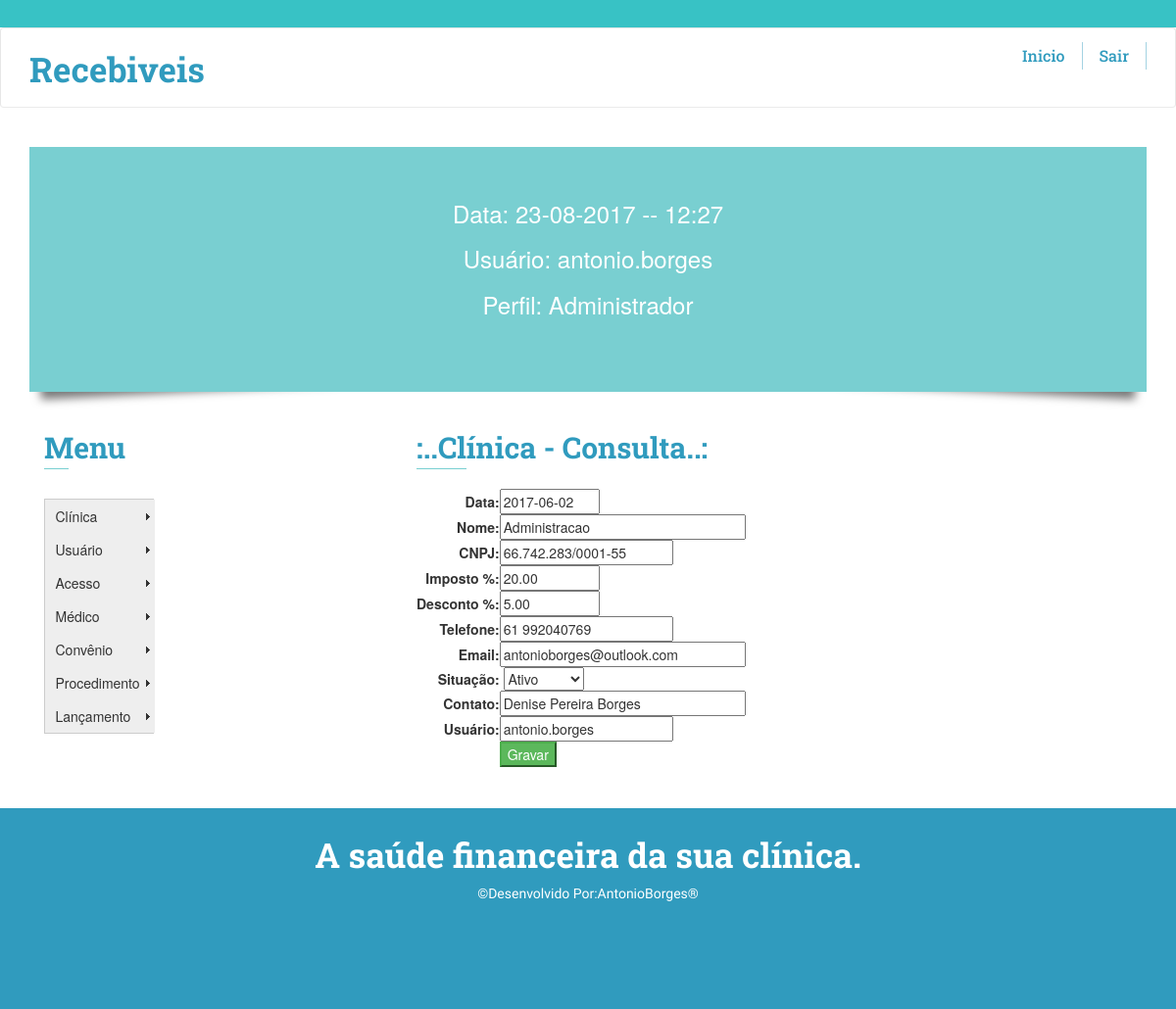
Page /administrativo/Adm_Clinica03.php?id_clin=1 (signed in) on the committed database.
### tables this page shows
CREATE TABLE IF NOT EXISTS `acesso` (
  `id_ace` int(11) NOT NULL AUTO_INCREMENT,
  `usu_data` date NOT NULL,
  `usu_id` int(5) NOT NULL,
  `login` varchar(20) NOT NULL,
  `senha` varchar(20) NOT NULL,
  `perfil_id` int(2) NOT NULL,
  `situacao_ace` int(2) NOT NULL,
  `cadastrador_ace` varchar(40) NOT NULL,
  PRIMARY KEY (`id_ace`),
  UNIQUE KEY `login` (`login`),
  KEY `usu_id` (`usu_id`),
  KEY `perfil_id` (`perfil_id`),
  KEY `situacao_ace` (`situacao_ace`)
);

CREATE TABLE IF NOT EXISTS `perfil` (
  `id_pf` int(11) NOT NULL AUTO_INCREMENT,
  `nome_pf` varchar(40) NOT NULL,
  PRIMARY KEY (`id_pf`)
);

CREATE TABLE IF NOT EXISTS `clinica` (
  `id_clin` int(11) NOT NULL AUTO_INCREMENT,
  `data_clin` date NOT NULL,
  `nome_clin` varchar(255) NOT NULL,
  `cnpj_clin` varchar(40) NOT NULL,
  `imposto_clin` decimal(10,2) DEFAULT NULL,
  `desconto_clin` decimal(10,2) DEFAULT NULL,
  `fone_clin` varchar(40) NOT NULL,
  `email_clin` varchar(255) NOT NULL,
  `situacao_clin` int(2) NOT NULL,
  `contato_clin` varchar(255) NOT NULL,
  `cadastrador_clin` varchar(40) NOT NULL,
  PRIMARY KEY (`id_clin`),
  KEY `situacao_clin` (`situacao_clin`)
);

CREATE TABLE IF NOT EXISTS `situacao` (
  `id_situa` int(11) NOT NULL AUTO_INCREMENT,
  `tipo_situa` varchar(40) NOT NULL,
  PRIMARY KEY (`id_situa`)
);

### administrativo/Adm_Clinica03.php (the view, shortened to what this page needs)
<?php require_once('../Connections/rec01.php'); ?>
<?php
$logoutAction = $_SERVER['PHP_SELF']."?doLogout=true";
if ((isset($_SERVER['QUERY_STRING'])) && ($_SERVER['QUERY_STRING'] != "")){
  $logoutAction .="&". htmlentities($_SERVER['QUERY_STRING']);
}
?>
<?php
if (!function_exists("GetSQLValueString")) {
function GetSQLValueString($theValue, $theType, $theDefinedValue = "", $theNotDefinedValue = "")
{
  $theValue = function_exists("mysql_real_escape_string") ? mysql_real_escape_string($theValue) : mysql_escape_string($theValue);
  switch ($theType) {
    case "long":
    case "int":
      $theValue = ($theValue != "") ? intval($theValue) : "NULL";
      break;
  }
  return $theValue;
}
}
$editFormAction = $_SERVER['PHP_SELF'];
if (isset($_SERVER['QUERY_STRING'])) {
  $editFormAction .= "?" . htmlentities($_SERVER['QUERY_STRING']);
}
$colname_cs_clinicas = "-1";
if (isset($_GET['id_clin'])) {
  $colname_cs_clinicas = $_GET['id_clin'];
}
$query_cs_clinicas = sprintf("SELECT id_clin, data_clin, nome_clin, cnpj_clin, imposto_clin, desconto_clin, fone_clin, email_clin, situacao_clin, contato_clin, cadastrador_clin FROM clinica WHERE id_clin = %s", GetSQLValueString($colname_cs_clinicas, "int"));
$cs_clinicas = mysql_query($query_cs_clinicas, $rec01) or die(mysql_error());
$row_cs_clinicas = mysql_fetch_assoc($cs_clinicas);
$query_cs_situacao = "SELECT id_situa, tipo_situa FROM situacao";
$cs_situacao = mysql_query($query_cs_situacao, $rec01) or die(mysql_error());
$row_cs_situacao = mysql_fetch_assoc($cs_situacao);
?>
<!doctype html>
<html>
<head>
		<link href="../css/owl.carousel.css" rel="stylesheet">
        <link href="../css/bootstrap.min.css" rel="stylesheet" type="text/css">
        <link href="../css/style.css" rel="stylesheet" type="text/css"/>
        <link href="../SpryAssets/SpryValidationTextField.css" rel="stylesheet" type="text/css">
        <link href="../SpryAssets/SpryValidationSelect.css" rel="stylesheet" type="text/css">
        <link href="../SpryAssets/SpryValidationTextField.css" rel="stylesheet" type="text/css">
        <link href="../SpryAssets/SpryValidationSelect.css" rel="stylesheet" type="text/css">
	</head>
	<body>
		<div class="header" id="home">
			<div class="header-top">
			</div>
			<div class="header_nav" id="home">
				<nav class="navbar navbar-default chn-gd">
					<div class="container">
					<div class="navbar-header">
					<a class="navbar-brand logo-st" href="#">Recebiveis</a>
					</div>
					<div class="collapse navbar-collapse" id="bs-example-navbar-collapse-1">
					<ul class="nav navbar-nav navbar-right">
						<li>
						<a href="./principal_Adm01.php">Inicio</a>
						</li>
						<li>
						<a href="<?php echo $logoutAction ?>">Sair</a>
						</li>
					</ul>
					</div>
				  </div>
				</nav>
            </div>
		</div>
		<?php include('../restrito/identifica01.php');?>
		<?php include('../restrito/Menu_lateral.php');?>
					<div class="col-md-8 ser-fet">
						<h3>:..Clínica - Consulta..:</h3>
						<span class="line"></span>
			             <div class="w3-container">
                          <br>
                      <form method="post" name="form1" action="<?php echo $editFormAction; ?>">
                        <table width="100%" align="center" cellpadding="10" cellspacing="10">
                          <tr valign="baseline">
                            <td width="8%" align="right" nowrap><strong>Data:</strong></td>
                            <td width="92%" align="left"><input name="data_clin" type="text" id="data_clin" value="<?php echo htmlentities($row_cs_clinicas['data_clin'], ENT_COMPAT, 'utf-8'); ?>" size="10" readonly></td>
                          </tr>
                          <tr valign="baseline">
                            <td width="8%" align="right" nowrap><strong>Nome:</strong></td>
                            <td width="92%" align="left"><input name="nome_clin" type="text" value="<?php echo htmlentities($row_cs_clinicas['nome_clin'], ENT_COMPAT, 'utf-8'); ?>" size="30" maxlength="255"></td>
                          </tr>
                          <tr valign="baseline">
                            <td nowrap align="right"><strong>CNPJ:</strong></td>
                            <td align="left"><input type="text" name="cnpj_clin" value="<?php echo htmlentities($row_cs_clinicas['cnpj_clin'], ENT_COMPAT, 'utf-8'); ?>" size="20"></td>
                          </tr>
                          <tr valign="baseline">
                            <td width="8%" align="right" nowrap><strong>Imposto %:</strong></td>
                            <td width="92%" align="left"><input name="imposto_clin" type="text" id="imposto_clin" value="<?php echo $row_cs_clinicas['imposto_clin']; ?>" size="10"></td>
                          </tr>
                          <tr valign="baseline">
                            <td width="8%" align="right" nowrap><strong>Desconto %:</strong></td>
                            <td width="92%" align="left"><input name="descont_clin" type="text" id="descont_clin" value="<?php echo htmlentities($row_cs_clinicas['desconto_clin'], ENT_COMPAT, 'utf-8'); ?>" size="10"></td>
                          </tr>
                          <tr valign="baseline">
                            <td nowrap align="right"><strong>Telefone:</strong></td>
                            <td align="left"><input type="text" name="fone_clin" value="<?php echo htmlentities($row_cs_clinicas['fone_clin'], ENT_COMPAT, 'utf-8'); ?>" size="20"></td>
                          </tr>
                          <tr valign="baseline">
                            <td nowrap align="right"><strong>Email:</strong></td>
                            <td align="left"><input name="email_clin" type="text" value="<?php echo htmlentities($row_cs_clinicas['email_clin'], ENT_COMPAT, 'utf-8'); ?>" size="30" maxlength="255"></td>
                          </tr>
                          <tr valign="baseline">
                            <td nowrap align="right"><strong>Situação:</strong></td>
                            <td align="left"><label for="situacao_clin"></label>
                              <select name="situacao_clin" id="situacao_clin">
                                <?php
                                do {
                                ?>
                                <option value="<?php echo $row_cs_situacao['id_situa']?>"<?php if (!(strcmp($row_cs_situacao['id_situa'], $row_cs_clinicas['situacao_clin']))) {echo "selected=\"selected\"";} ?>><?php echo $row_cs_situacao['tipo_situa']?></option>
                                <?php
                                } while ($row_cs_situacao = mysql_fetch_assoc($cs_situacao));
                                ?>
                            </select></td>
                          </tr>
                          <tr valign="baseline">
                            <td nowrap align="right"><strong>Contato:</strong></td>
                            <td align="left"><input name="contato_clin" type="text" value="<?php echo htmlentities($row_cs_clinicas['contato_clin'], ENT_COMPAT, 'utf-8'); ?>" size="30" maxlength="255"></td>
                          </tr>
                          <tr valign="baseline">
                            <td nowrap align="right"><strong>Usuário:</strong></td>
                            <td align="left"><input name="cadastrador_clin" type="text" value="<?php  echo $_SESSION['MM_Username'];?>" size="20" readonly="readonly"></td>
                          </tr>
                          <tr valign="baseline">
                            <td nowrap align="right">&nbsp;</td>
                            <td align="left"><input type="submit" value="Gravar" class="btn-success"></td>
                          </tr>
                        </table>
                      </form>
                      </div>
                            </div>
</body>
</html>

### restrito/identifica01.php (shortened to what this page needs)
<?php require_once('../Connections/rec01.php'); ?>
<?php
$usuario=$_SESSION['MM_Username'];
$query_cs_usuario = "SELECT id_ace, usu_data, usu_id, login, senha, perfil_id, situacao_ace, cadastrador_ace, id_pf, nome_pf FROM acesso, perfil WHERE perfil_id=id_pf AND login='$usuario'";
$cs_usuario = mysql_query($query_cs_usuario, $rec01) or die(mysql_error());
$row_cs_usuario = mysql_fetch_assoc($cs_usuario);
?>
<html>
	<body>
			<div class="container">
				<ul class="box-shadow effect2">
					<li>
                    	<h3><font color="white" size="+2"><?php  date_default_timezone_set('America/Sao_Paulo');
																	$date = date('d-m-Y -- H:i');
																	echo "Data:&nbsp;".$date;
														            ?></font></h3><br>
						<h3><font color="white" size="+2"><?php  echo "Usuário:&nbsp".$_SESSION['MM_Username'];?></font></h3><br>
                        <h3><font color="white" size="+2"><?php  echo "Perfil:&nbsp".$perfil=$row_cs_usuario['nome_pf'];?></font></h3><br>
					</li>
				</ul>
			</div>
	</body>
</html>

### css/style.css (style rules this page uses)
h4, h5, h6, h1, h2, h3 { margin: 0; }
ul, ol, li { margin: 0; }
p { margin: 0; }
body { margin:0; padding:0; }
.header-top { background:#38c2c5; padding: 1em 0em; }
.navbar-header a.navbar-brand.logo-st,.navbar-header a.navbar-brand.logo-st:hover { font-family: 'Roboto Slab', serif; font-weight:700; font-size: 35px; text-decoration:none; color:#309BBE; margin-top: 2px; }
nav.navbar.navbar-default.chn-gd { background-color: #fff; border-bottom: 1px solid #EBEBEB; padding: 1em 0em; margin: 0; }
.navbar-default .navbar-nav>li { border-right:1px solid rgba(48, 155, 190, 0.44); padding: 0px 5px 0px; }
.navbar-default .navbar-nav>li>a:focus,.navbar-default .navbar-nav>li>a { padding: 4px 12px; color: #309BBE !important; font-family: 'Roboto Slab', serif; font-weight: 500; font-size: 16px; }
ul.box-shadow li { text-align:center; position:relative; top:55px; }
ul.box-shadow { width:100%; height:250px; background:#79CFD1; margin:40px auto; }
.effect2 { position: relative; }
.effect2:before, .effect2:after { z-index: -1; position: absolute; content: ""; bottom: 15px; left: 10px; width: 50%; top: 80%; max-width:300px; background: #777; -webkit-box-shadow: 0 15px 10px #777; -moz-box-shadow: 0 15px 10px #777; box-shadow: 0 15px 10px #777; -webkit-transform: rotate(-3deg); -moz-transform: rotate(-3deg); -o-transform: rotate(-3deg); -ms-transform: rotate(-3deg); transform: rotate(-3deg); }
.effect2:after { -webkit-transform: rotate(3deg); -moz-transform: rotate(3deg); -o-transform: rotate(3deg); -ms-transform: rotate(3deg); transform: rotate(3deg); right: 10px; left: auto; }
.ser-fet h3 { color: #309BBE; font-weight: 700; font-family: 'Roboto Slab', serif; margin-bottom: 5px; font-size: 30px; }
span.line { height: 1px; background-color: #79CFD1; display: block; width: 7%; }
ul { padding: 0; list-style: none; }
.footer { background:#309BBE; padding:2em 0em; }
.footer-text { text-align:center; }
.footer-text h3 a,.footer-text h3 a:hover { font-family: 'Roboto Slab', serif; font-weight: 700; font-size: 35px; text-decoration: none; color: #fff; margin-bottom: 10px; }
.footer-text p { margin-top: 10px; color: #fff; font-family: 'Monda', sans-serif; font-size: 14px; font-weight: 100; }

### rows in the picture
acesso: perfil.nome_pf "Administrador"
clinica: data_clin "2017-06-02", nome_clin "Administracao", cnpj_clin "66.742.283/0001-55", imposto_clin "20.00", descont_clin "5.00", fone_clin "61 992040769", email_clin "antonioborges@outlook.com", situacao_clin "Ativo", contato_clin "Denise Pereira Borges"

### other values in the picture
$date "23-08-2017 -- 12:27"
$_SESSION['MM_Username'] "antonio.borges"
